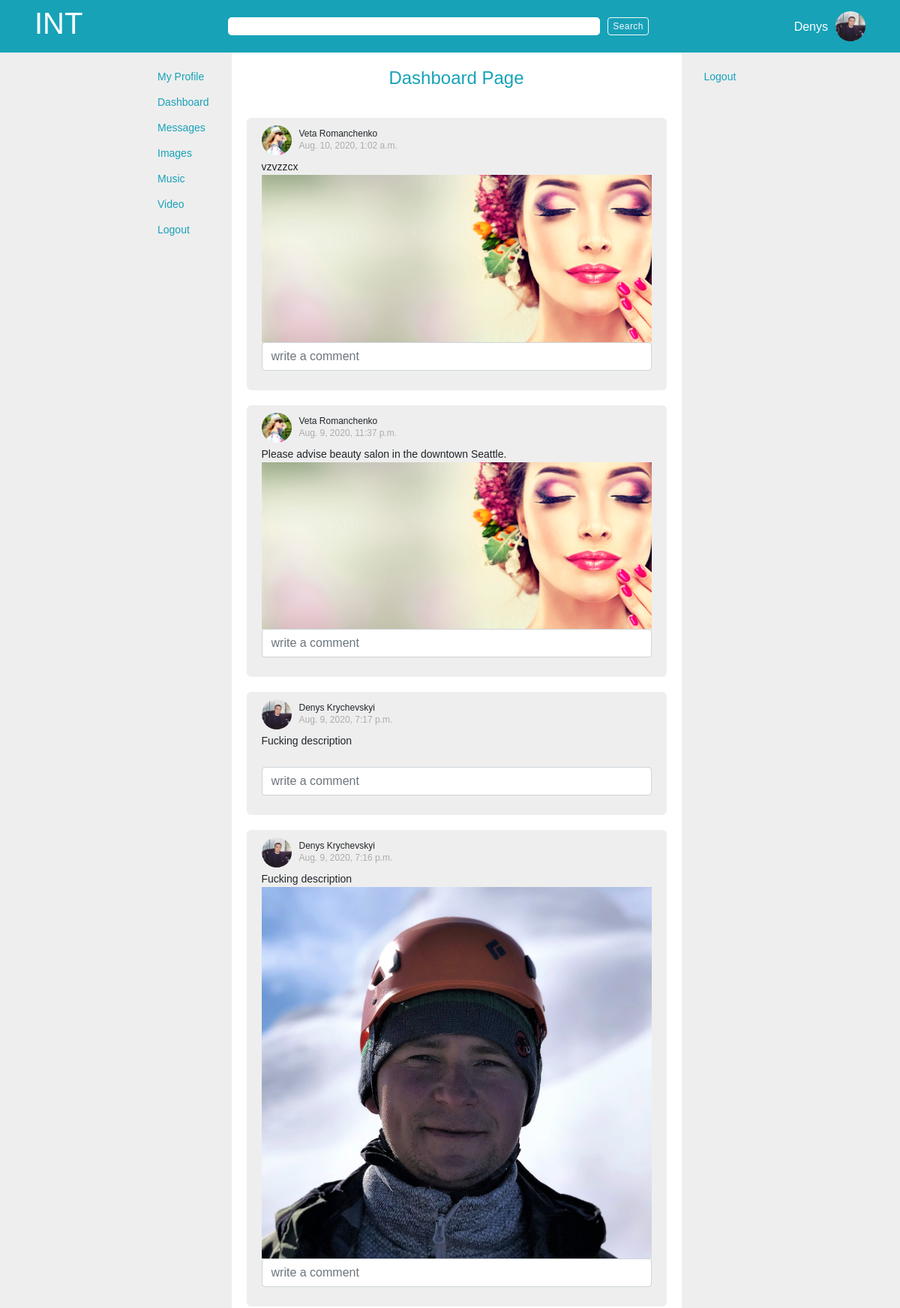
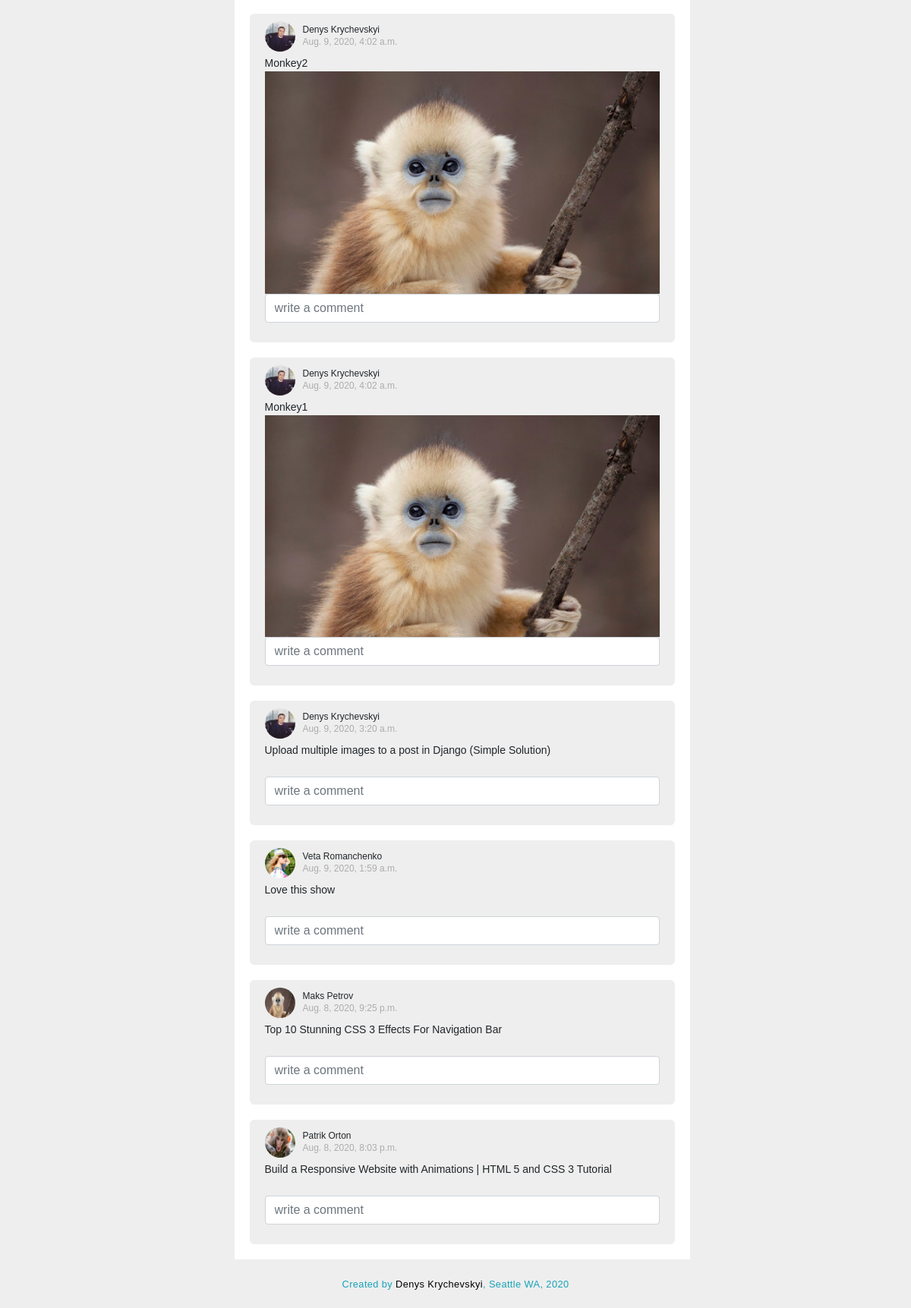
Page /dashboard (signed in) on the committed database (2 pictures, top to bottom).
### app_one/models.py (models this page shows, shortened)
class User(models.Model):
    first_name = models.CharField(max_length = 255)
    last_name = models.CharField(max_length = 255)
    nickname = 	models.CharField(max_length = 50, blank=True, null = True)
    initials = 	models.CharField(max_length = 10, blank=True, null = True)
    birth_date = models.DateTimeField()
    avatar = models.ImageField(upload_to='avatars', default=None, blank=True, null = True)	#upload to avatars is a directory inside media directory, it will go like media/avatars
    email = models.TextField()
    phone_num = models.IntegerField(blank=True, null = True)
    about = models.TextField(blank=True, null = True)
    password = models.TextField()
    location = models.CharField(max_length = 255, blank=True, null = True)
    created_at = models.DateTimeField(auto_now_add = True)
    updated_at = models.DateTimeField(auto_now = True)
    objects = UserManager()

class Post(models.Model):
    title = models.CharField(max_length = 255, null = True, blank=True)
    content = models.TextField()
    post_image = models.ImageField(upload_to='post_images', default=None, blank=True, null = True)
    poster = models.ForeignKey(User, related_name = 'poster', on_delete=models.CASCADE)
    created_at = models.DateTimeField(auto_now_add = True)
    updated_at = models.DateTimeField(auto_now = True)
    objects = PostManager()

### app_one/views.py (the view)
# urls.py: path('dashboard', views.dashboard),
def dashboard(request):
    context = {
        'curr_user': User.objects.get(id = request.session['user_id']),
        'posts': Post.objects.all().order_by('-created_at'),
        'videos': Video_item.objects.all()
    }
    return render(request, 'dashboard.html', context)

### app_one/templates/dashboard.html (shortened to what this page needs)
{% load embed_video_tags %}
<!DOCTYPE html>
<html lang="en">
<head>
    {% include 'head.html' %}
</head>
<body>
    <div class="outer_container">
        {% include 'search.html' %}
        <div class="inner_container">
            <div class="inner">
                {% include 'navbar.html' %}
                <div class="main_container">
                    <div class="page_title_container">
                        <h4>Dashboard Page</h4>
                    </div>
                    <div class="all_posts_container">
                        {% for post in posts %}
                            <div class="post_container">
                                <div class="post_header">
                                    <div class="avatar">
                                        <img src="{{ MEDIA_URL }}{{ post.poster.avatar }}" alt="{{ post.poster.first_name}}'s avatar">
                                    </div>
                                    <div class="poster">
                                        <p class="poster_name">{{ post.poster.first_name }} {{ post.poster.last_name }}</p>
                                        <small>{{ post.created_at }}</small>
                                    </div>
                                </div>
                                <p class="post_content">{{ post.content }}</p>
                                <div class="post_image_container">
                                    <img src="{{ MEDIA_URL }}{{ post.post_image }}" alt="">
                                </div>
                                <div class="comment_container">
                                    <form action="/add_coment/post/{{ post.content }}" id="form_addComment">
                                        <div class="form-group">
                                            <input type="text" name="comment" class="form-control" placeholder="write a comment">
                                        </div>
                                    </form>
                                </div>
                            </div>
                        {% endfor %}
                    </div>
                </div>
                {% include 'sidebar.html' %}
            </div>
        </div>
        {% include 'footer.html' %}
    </div>
</body>
</html>

### app_one/templates/search.html
<div id="search_bar_container">
    <div id="search_bar">
        <div class="logo_container">
            <h1>INT</h1>
        </div>
        <div class="form_container">
            <form action="" method="post" class="form-inline">
                <input class="search_bar1" type="search" name="" id="">
                <button class="btn btn-outline-light search_bar1_btn" type="submit">Search</button>
            </form>
        </div>
        <div class="current_user_container">
            {% if request.session.user_id != null %}
            <p>{{ curr_user.first_name }}</p>
            <img src="{{ MEDIA_URL }}{{ curr_user.avatar }}" alt="avatar">
            {% endif %}
        </div>
    </div>
</div>

### app_one/static/css/style.css (style rules this page uses)
* { margin: 0; padding: 0; -webkit-box-sizing: border-box; box-sizing: border-box; font-family: Arial, Helvetica, sans-serif; }
.outer_container { width: 100%; height: 100%; min-height: 92vh; background-color: #eeeeee; }
#search_bar_container { width: 100%; height: 70px; background-color: #17a2b8; display: -webkit-box; display: -ms-flexbox; display: flex; -webkit-box-align: center; -ms-flex-align: center; align-items: center; -webkit-box-pack: justify; -ms-flex-pack: justify; justify-content: space-between; }
#search_bar_container .form_container .search_bar1 { outline: none; border: none; min-width: 31rem; border-radius: 5px; margin-right: 10px; }
#search_bar_container .form_container .search_bar1_btn { padding: 0; font-size: 12px; padding: 2px 6px; letter-spacing: 0.4px; }
#search_bar_container #search_bar { width: 94%; display: -webkit-box; display: -ms-flexbox; display: flex; -webkit-box-align: center; -ms-flex-align: center; align-items: center; -webkit-box-pack: justify; -ms-flex-pack: justify; justify-content: space-between; margin: auto; padding: 5px 10px; }
#search_bar_container #search_bar .logo_container { color: white; }
#search_bar_container #search_bar .current_user_container { display: -webkit-box; display: -ms-flexbox; display: flex; -webkit-box-align: center; -ms-flex-align: center; align-items: center; }
#search_bar_container #search_bar .current_user_container p { margin-right: 10px; padding-top: 18px; color: white; }
#search_bar_container #search_bar .current_user_container img { width: 40px; height: 40px; border-radius: 50%; }
.inner_container { width: 1000px; margin: auto; padding-left: 100px; min-height: 86vh; }
.inner_container .inner { display: -webkit-box; display: -ms-flexbox; display: flex; width: 700px; height: 100%; }
.main_container { background-color: white; width: 600px; min-width: 600px; margin: auto; }
.main_container .page_title_container { margin-top: 10px; padding: 10px; text-align: center; color: #17a2b8; font-weight: 900; }
.all_posts_container { padding: 0 20px; }
.post_container { background-color: #eeeeee; border-radius: 6px; margin-top: 20px; padding: 10px 20px; }
.post_container .post_header { display: -webkit-box; display: -ms-flexbox; display: flex; -webkit-box-align: center; -ms-flex-align: center; align-items: center; }
.post_container .post_header .poster { margin-left: 10px; }
.post_container .post_header .poster .poster_name { font-size: 12px; margin-bottom: -6px; }
.post_container .post_header .poster small { font-size: 12px; color: #acacac; margin-top: 0; }
.post_container .post_image_container { margin: 0; padding: 0; }
.post_container .post_image_container img { width: 100%; height: auto; margin: 0; padding: 0; }
.post_container .post_content { margin-top: 5px; margin-bottom: 0; padding: 0; font-size: 14px; }
.post_container:last-child { margin-bottom: 20px; }
.avatar > img { width: 40px; height: 40px; border-radius: 50%; }

### rows in the picture
User: first_name "Denys", avatar (picture)
Post: poster.avatar (picture), poster.first_name "Veta", poster.last_name "Romanchenko", created_at "Aug. 10, 2020, 1:02 a.m.", content "vzvzzcx", post_image (picture)
Post: poster.avatar (picture), poster.first_name "Veta", poster.last_name "Romanchenko", created_at "Aug. 9, 2020, 11:37 p.m.", content "Please advise beauty salon in the downtown Seattle.", post_image (picture)
Post: poster.avatar (picture), poster.first_name "Denys", poster.last_name "Krychevskyi", created_at "Aug. 9, 2020, 7:17 p.m.", content "Fucking description"
Post: poster.avatar (picture), poster.first_name "Denys", poster.last_name "Krychevskyi", created_at "Aug. 9, 2020, 7:16 p.m.", content "Fucking description", post_image (picture)
Post: poster.avatar (picture), poster.first_name "Denys", poster.last_name "Krychevskyi", created_at "Aug. 9, 2020, 4:02 a.m.", content "Monkey2", post_image (picture)
Post: poster.avatar (picture), poster.first_name "Denys", poster.last_name "Krychevskyi", created_at "Aug. 9, 2020, 4:02 a.m.", content "Monkey1", post_image (picture)
Post: poster.avatar (picture), poster.first_name "Denys", poster.last_name "Krychevskyi", created_at "Aug. 9, 2020, 3:20 a.m.", content "Upload multiple images to a post in Django (Simple Solution)"
Post: poster.avatar (picture), poster.first_name "Veta", poster.last_name "Romanchenko", created_at "Aug. 9, 2020, 1:59 a.m.", content "Love this show"
Post: poster.avatar (picture), poster.first_name "Maks", poster.last_name "Petrov", created_at "Aug. 8, 2020, 9:25 p.m.", content "Top 10 Stunning CSS 3 Effects For Navigation Bar"
Post: poster.avatar (picture), poster.first_name "Patrik", poster.last_name "Orton", created_at "Aug. 8, 2020, 8:03 p.m.", content "Build a Responsive Website with Animations | HTML 5 and CSS 3 Tutorial"
